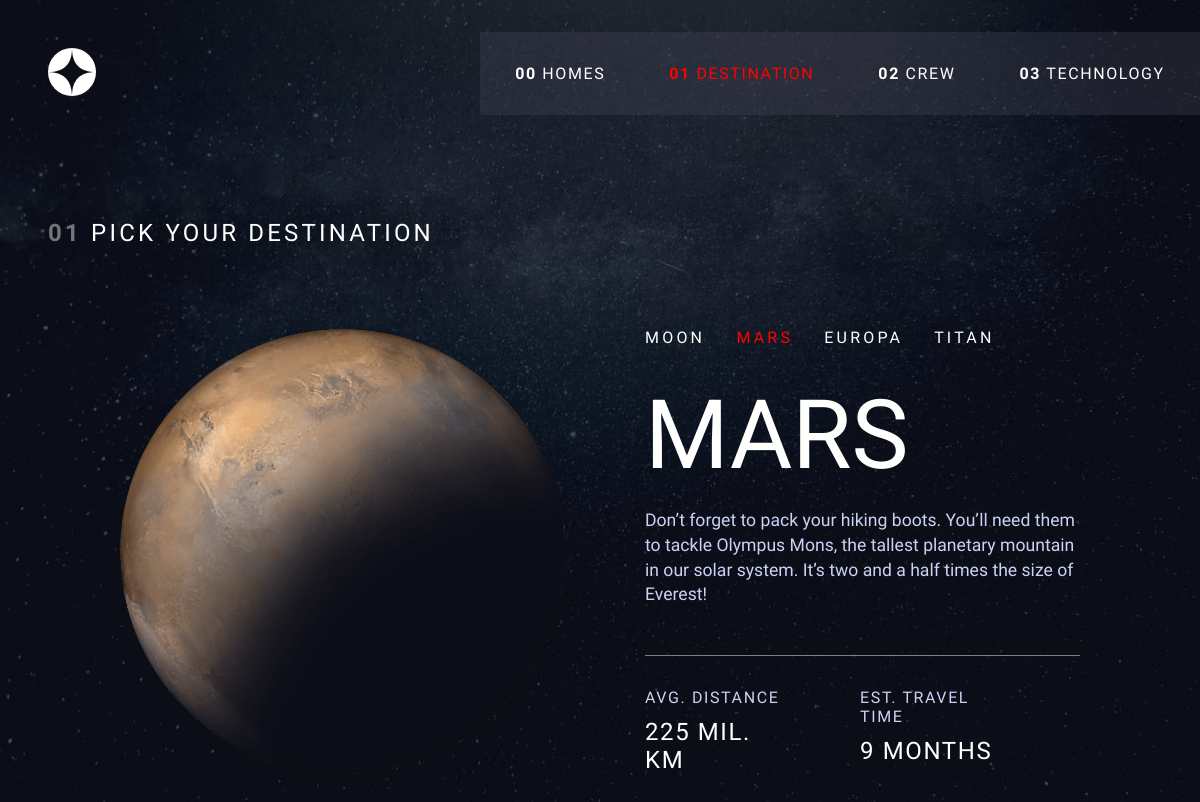
/destination/mars, run on the app's committed database.
### destination/models.py (models this page shows, shortened)
class Destination(models.Model):
    name = models.CharField(max_length=128)
    description = models.TextField()
    distance = models.CharField(max_length=128)
    travel = models.CharField(max_length=128)
    image = models.ImageField()
    slug = models.SlugField()

### destination/views.py (the view)
# urls.py: path('mars', views.mars, name='mars'),
def mars(request):
    mars = Destination.objects.get(name='mars')
    return render(request, 'destination/destination-mars.html', {
        'destination': mars
    })

### destination/templates/destination/destination-mars.html (shortened to what this page needs)
{% extends 'base.html' %}
{% load static %}
{% block body_block %}destination{% endblock %}
{% block styles_block %}
    <link rel="stylesheet" href="{% static 'destination/index.css' %}">
    <link rel="stylesheet" href="{% static 'destination/partials/destination.css' %}">
    <link rel="stylesheet" href="{% static 'partials/header.css' %}">
{% endblock %}
{% block content_block %}
    {% include 'partials/header.html' %}
    {% include 'destination/partials/destination.html' with name=destination.name image=destination.image description=destination.description distance=destination.distance travel=destination.travel %}
{% endblock %}

### destination/templates/destination/partials/destination.html (shortened to what this page needs)
{% load static %}
<p class="choose"><span>01</span> pick your destination</p>
<div class="grid">
    <img class="planet" src="{% static 'destination/images/' %}{{ image }}" alt="{{ name }}" />
    <div class="main-content">
        <nav class="destinations">
            <a {% if name == 'moon'%}class="active"{% endif %}
            href="{% url 'moon' %}">Moon</a>
            <a {% if name == 'mars'%}class="active"{% endif %}
            href="{% url 'mars' %}">Mars</a>
            <a {% if name == 'europa'%}class="active"{% endif %}
            href="{% url 'europa' %}">Europa</a>
            <a {% if name == 'titan'%}class="active"{% endif %}
            href="{% url 'titan' %}">Titan</a>
        </nav>
        <p class="title">{{ name }}</p>
        <p class="information">{{ description }}</p>
        <div class="facts">
            <div class="fact facts__distance">
                <p class="fact__title">Avg. distance</p>
                <p class="fact__value">{{ distance }}</p>
            </div>
            <div class="fact facts__travel">
                <p class="fact__title">est. travel time</p>
                <p class="fact__value">{{ travel }}</p>
            </div>
        </div>
    </div>
</div>

### static/base.css (style rules this page uses)
:root { box-sizing: border-box; --primary-text-color: #fffffe; --secondary-text-color: #cbd2f4; --grey-text-color: #737578; --primary-font: 'Barlow Condensed', sans-serif; --secondary-font: 'Bellefair', serif; --light-weight: 300; --regular-weight: 400; --medium-weight: 500; --bold-weight: 700; }
html { height: 100%; }
body { height: 100%; font-family: var(--primary-font); margin: 0; }
* { box-sizing: inherit; }

### destination/static/destination/index.css (style rules this page uses)
.destination { background: url('/static/destination/images/background-destination-desktop.jpg') no-repeat center center fixed; background-size: cover; -webkit-background-size: cover; -moz-background-size: cover; -o-background-size: cover; background-size: cover; height: 100%; color: var(--primary-text); display: flex; flex-direction: column; }

### destination/static/destination/partials/destination.css (style rules this page uses)
.choose { color: white; text-transform: uppercase; margin-left: 3rem; font-size: 1.5rem; letter-spacing: 0.2rem; }
.choose span { font-weight: bolder; color: var(--grey-text-color); }
.grid { margin-bottom: 5rem; margin-inline: 0 auto; margin-left: auto; margin-right: auto; width: 80%; display: grid; grid-template-columns: 1fr 1fr; grid-template-rows: 70vh; gap: 5rem; justify-content: center; align-items: center; color: var(--primary-text-color); }
nav { text-transform: uppercase; letter-spacing: 0.2rem; position: relative; }
.destinations a { margin-right: 1.5rem; }
.title { font-size: 6rem; font-family: var(--secondary-font); text-transform: uppercase; margin-bottom: 0; margin-top: 2rem; }
.information { font-size: 1.1rem; color: var(--secondary-text-color); line-height: 1.4; }
.facts { display: flex; grid-template-columns: 1fr 1fr; border-top: 1px solid grey; margin-top: 3rem; text-transform: uppercase; padding-top: 1rem; }
.fact { margin-right: 4rem; letter-spacing: 0.1rem; }
.fact__title { color: var(--secondary-text-color); margin-bottom: 0.7rem; }
.fact__value { margin: 0; font-size: 1.5rem; font-family: var(--secondary-font); }
.destinations .active { color: red; }

### static/partials/header.css (style rules this page uses)
a, a:hover, a:active { text-decoration: none; color: inherit; }

### data on the page
Destination: image+name (picture), name "MARS", description "Don’t forget to pack your hiking boots. You’ll need them to tackle Olympus Mons, the tallest planetary mountain in our solar system. It’s two and a half times the size of Everest!", distance "225 MIL. KM", travel "9 MONTHS"
